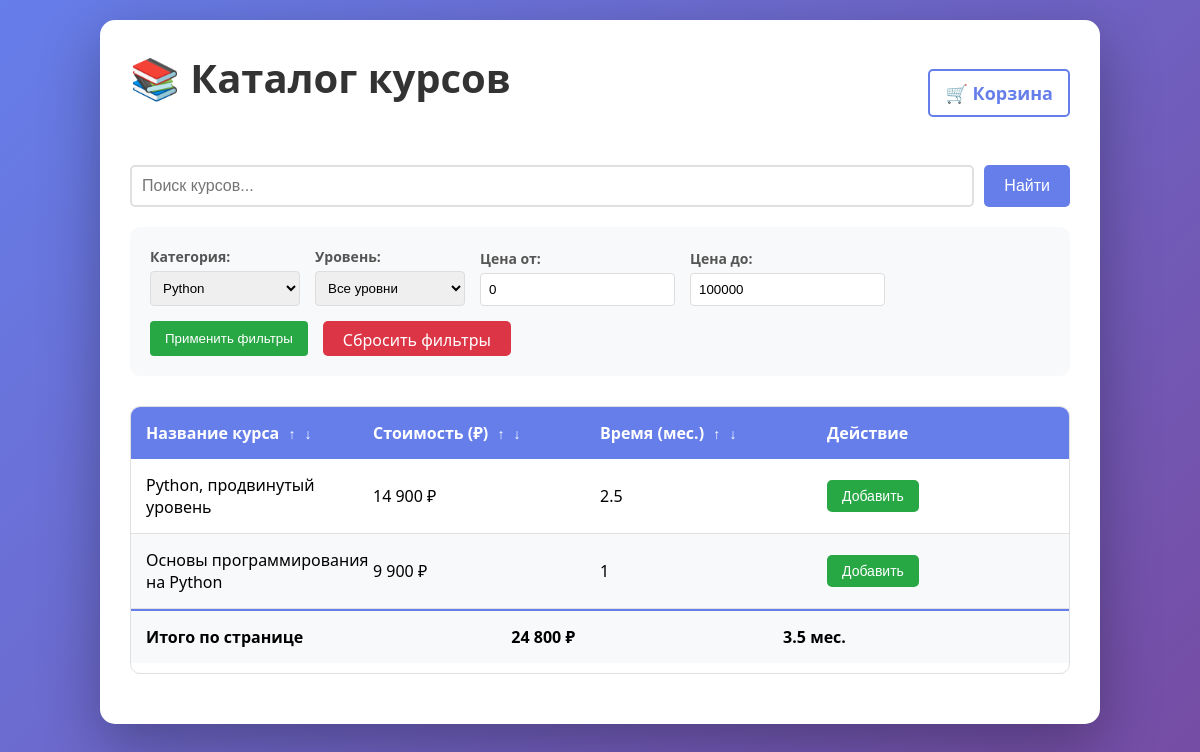
The page /Database/catalog/index.php?category=Python on the database its author committed.
### tables this page shows
CREATE TABLE `products` (
  `id` int(11) NOT NULL,
  `name` varchar(255) NOT NULL,
  `price` decimal(10,2) NOT NULL,
  `duration` float NOT NULL,
  `category` varchar(100) DEFAULT NULL,
  `level` enum('Начальный','Средний','Продвинутый') DEFAULT 'Начальный',
  `created_at` timestamp NOT NULL DEFAULT current_timestamp()
);

### Database/catalog/index.php (the view, shortened to what this page needs)
<?php
$limit = 5;
$page = isset($_GET['page']) ? (int)$_GET['page'] : 1;
$offset = ($page - 1) * $limit;
$sort = isset($_GET['sort']) ? $_GET['sort'] : 'name';
$order = isset($_GET['order']) ? $_GET['order'] : 'ASC';
$category = isset($_GET['category']) ? $_GET['category'] : '';
$level = isset($_GET['level']) ? $_GET['level'] : '';
$price_min = isset($_GET['price_min']) ? (float)$_GET['price_min'] : 0;
$price_max = isset($_GET['price_max']) ? (float)$_GET['price_max'] : 100000;
$search = isset($_GET['search']) ? $_GET['search'] : '';
$database = new Database();
$db = $database->getConnection();
$where_conditions = [];
$params = [];
if (!empty($category)) {
    $where_conditions[] = "category = :category";
    $params[':category'] = $category;
}
$where_sql = "";
if (count($where_conditions) > 0) {
    $where_sql = "WHERE " . implode(" AND ", $where_conditions);
}
$query = "SELECT * FROM products $where_sql ORDER BY $sort $order LIMIT :limit OFFSET :offset";
$stmt = $db->prepare($query);
foreach ($params as $key => $value) {
    $stmt->bindValue($key, $value);
}
$stmt->bindValue(':limit', $limit, PDO::PARAM_INT);
$stmt->bindValue(':offset', $offset, PDO::PARAM_INT);
$stmt->execute();
$products = $stmt->fetchAll(PDO::FETCH_ASSOC);
$categories_query = "SELECT DISTINCT category FROM products ORDER BY category";
$categories_stmt = $db->query($categories_query);
$categories = $categories_stmt->fetchAll(PDO::FETCH_COLUMN);
?>
<!DOCTYPE html>
<html lang="ru">
<head>
    <link rel="stylesheet" href="css/style.css">
</head>
<body>
    <div class="container">
        <div class="header">
            <h1>📚 Каталог курсов</h1>
            <div class="cart-info">
                <a href="cart.php" class="cart-link">
                    🛒 Корзина
                </a>
            </div>
        </div>
        <div class="search-section">
            <form action="index.php" method="GET" class="search-form">
                <input type="text" name="search" placeholder="Поиск курсов..." value="<?php echo htmlspecialchars($search); ?>">
                <button type="submit">Найти</button>
            </form>
        </div>
        <div class="filters-section">
            <form action="index.php" method="GET" class="filters-form">
                <div class="filter-group">
                    <label>Категория:</label>
                    <select name="category">
                        <?php foreach ($categories as $cat): ?>
                            <option value="<?php echo htmlspecialchars($cat); ?>" <?php echo $category == $cat ? 'selected' : ''; ?>>
                                <?php echo htmlspecialchars($cat); ?>
                            </option>
                        <?php endforeach; ?>
                    </select>
                </div>
                <div class="filter-group">
                    <label>Уровень:</label>
                    <select name="level">
                        <option value="">Все уровни</option>
                    </select>
                </div>
                <div class="filter-group">
                    <label>Цена от:</label>
                    <input type="number" name="price_min" value="<?php echo $price_min; ?>" min="0">
                </div>
                <div class="filter-group">
                    <label>Цена до:</label>
                    <input type="number" name="price_max" value="<?php echo $price_max; ?>" min="0">
                </div>
                <?php
                $query_params = [
                    'search' => $search,
                    'category' => $category,
                    'level' => $level,
                    'price_min' => $price_min,
                    'price_max' => $price_max
                ];
                $query_string = http_build_query($query_params);
                ?>
                <button type="submit">Применить фильтры</button>
                <?php if (!empty($category) || !empty($level) || $price_min > 0 || $price_max < 100000): ?>
                    <a href="index.php" class="clear-btn">Сбросить фильтры</a>
                <?php endif; ?>
            </form>
        </div>
        <section class="pricing-table">
            <div class="table-header">
                <p>
                    Название курса
                    <a href="?sort=name&order=ASC&<?php echo $query_string; ?>">↑</a>
                    <a href="?sort=name&order=DESC&<?php echo $query_string; ?>">↓</a>
                </p>
                <p>
                    Стоимость (₽)
                    <a href="?sort=price&order=ASC&<?php echo $query_string; ?>">↑</a>
                    <a href="?sort=price&order=DESC&<?php echo $query_string; ?>">↓</a>
                </p>
                <p>
                    Время (мес.)
                    <a href="?sort=duration&order=ASC&<?php echo $query_string; ?>">↑</a>
                    <a href="?sort=duration&order=DESC&<?php echo $query_string; ?>">↓</a>
                </p>
                <p>Действие</p>
            </div>
            <div id="table-body">
                <?php foreach ($products as $product): ?>
                <div class="product-row">
                    <p><?php echo htmlspecialchars($product['name']); ?></p>
                    <p><?php echo number_format($product['price'], 0, '.', ' '); ?> ₽</p>
                    <p><?php echo $product['duration']; ?></p>
                    <form action="add_to_cart.php" method="POST">
                        <button type="submit" class="add-to-cart">Добавить</button>
                    </form>
                </div>
                <?php endforeach; ?>
            </div>
            <?php
            $total_price = array_sum(array_column($products, 'price'));
            $total_duration = array_sum(array_column($products, 'duration'));
            ?>
            <div class="total-row" id="total-row">
                <p><b>Итого по странице</b></p>
                <p><b><?php echo number_format($total_price, 0, '.', ' '); ?> ₽</b></p>
                <p><b><?php echo $total_duration; ?> мес.</b></p>
            </div>
        </section>
    </div>
</body>
</html>

### Database/catalog/css/style.css (style rules this page uses)
* { margin: 0; padding: 0; box-sizing: border-box; }
body { font-family: 'Segoe UI', Tahoma, Geneva, Verdana, sans-serif; background: linear-gradient(135deg, #667eea 0%, #764ba2 100%); min-height: 100vh; padding: 20px; }
.container { max-width: 1000px; margin: 0 auto; background: white; border-radius: 15px; padding: 30px; box-shadow: 0 20px 60px rgba(0,0,0,0.3); }
h1 { text-align: center; color: #333; margin-bottom: 30px; font-size: 2.5em; }
.search-section { margin-bottom: 20px; }
.search-form { display: flex; gap: 10px; }
.search-form input[type="text"] { flex: 1; padding: 10px; border: 2px solid #e0e0e0; border-radius: 5px; font-size: 16px; }
.search-form button { padding: 10px 20px; background: #667eea; color: white; border: none; border-radius: 5px; cursor: pointer; font-size: 16px; }
.filters-section { background: #f8f9fa; padding: 20px; border-radius: 10px; margin-bottom: 30px; }
.filters-form { display: flex; flex-wrap: wrap; gap: 15px; align-items: flex-end; }
.filter-group { display: flex; flex-direction: column; gap: 5px; min-width: 150px; }
.filter-group label { font-weight: bold; color: #555; font-size: 14px; }
.filter-group select, .filter-group input { padding: 8px; border: 1px solid #ddd; border-radius: 4px; }
.filters-form button { padding: 8px 15px; background: #28a745; color: white; border: none; border-radius: 4px; cursor: pointer; height: 35px; }
.clear-btn { padding: 8px 15px; background: #dc3545; color: white; text-decoration: none; border-radius: 4px; display: inline-block; height: 35px; line-height: 19px; }
.pricing-table { border: 1px solid #e0e0e0; border-radius: 10px; overflow: hidden; margin-bottom: 20px; }
.table-header { display: grid; grid-template-columns: repeat(4, 1fr); background: #667eea; color: white; padding: 15px; font-weight: bold; }
.table-header p { margin: 0; }
.table-header a { color: white; text-decoration: none; margin-left: 5px; font-size: 14px; }
.product-row { display: grid; grid-template-columns: repeat(4, 1fr); padding: 15px; border-bottom: 1px solid #e0e0e0; align-items: center; }
.product-row:nth-child(even) { background: #f8f9fa; }
.product-row button { background: #28a745; color: white; border: none; padding: 8px 15px; border-radius: 5px; cursor: pointer; font-size: 14px; transition: background 0.3s; width: fit-content; }
.total-row { display: grid; grid-template-columns: repeat(4, 1fr); padding: 15px; background: #f8f9fa; font-weight: bold; border-top: 2px solid #667eea; }
.header { display: flex; justify-content: space-between; align-items: center; margin-bottom: 30px; }
.cart-info { font-size: 18px; }
.cart-link { text-decoration: none; color: #667eea; font-weight: bold; padding: 10px 15px; border: 2px solid #667eea; border-radius: 5px; transition: all 0.3s; }
.clear-btn { padding: 10px 20px; background: #dc3545; color: white; border: none; border-radius: 5px; cursor: pointer; }
.total-row { display: flex; justify-content: space-between; margin-bottom: 10px; font-size: 16px; }

### rows shown on the page
products: name "Python, продвинутый уровень", price "14 900", duration "2.5"
products: name "Основы программирования на Python", price "9 900", duration "1"

### other values the page prints
$total_price "24 800"
$total_duration "3.5"
form field category "Python"
